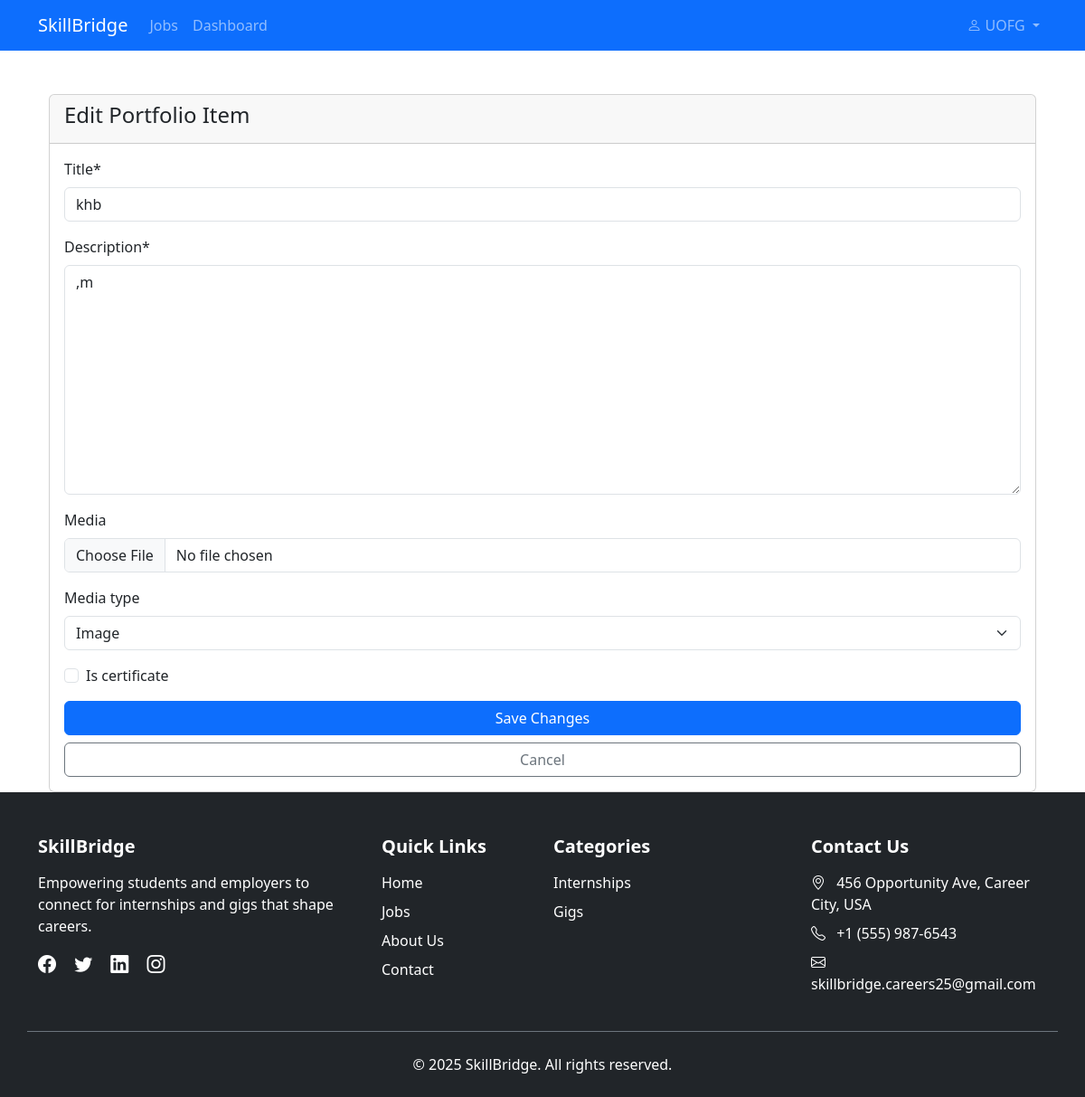
The app's page /accounts/portfolio/edit/1/ (signed in) with its own data.
### accounts/models.py (models this page shows, shortened)
class User(AbstractUser):
    is_student = models.BooleanField(default=False)
    is_employer = models.BooleanField(default=False)
    is_verified = models.BooleanField(default=False)

class StudentProfile(models.Model):
    user = models.OneToOneField(settings.AUTH_USER_MODEL, on_delete=models.CASCADE, primary_key=True)
    personal_email = models.EmailField(unique=True, blank=True, null=True)
    profile_picture = models.ImageField(upload_to='profile_pics/', blank=True, null=True)
    profile_picture_url = models.URLField(blank=True, null=True)
    bio = models.TextField(blank=True, null=True)
    location = models.CharField(max_length=100, blank=True, null=True)
    github_url = models.URLField(blank=True, null=True)
    personal_website = models.URLField(blank=True, null=True)
    resume = models.FileField(upload_to='resumes/', blank=True, null=True)
    skills = models.ManyToManyField(Skill, blank=True)
    work_preference = models.CharField(max_length=4, choices=[
        ('INT', 'Internship'), ('GIG', 'Gigs'), ('BOTH', 'Both')
    ], blank=True, null=True)
    availability = models.CharField(max_length=10, choices=[
        ('FULL', 'Full-time'), ('PART', 'Part-time'), ('FLEX', 'Flexible')
    ], blank=True, null=True)
    student_id_document = models.FileField(upload_to='student_ids/', blank=True, null=True)
    phone_regex = RegexValidator(
    regex=r'^\+\d{12}$',
    message="Phone number must be in the format: '+CCXXXXXXXXXX' (2-digit country code + 10-digit number)."
)
    phone_number = models.CharField(validators=[phone_regex], max_length=13, blank=True, null=True)
    university = models.CharField(max_length=200, blank=True, null=True)
    country = models.CharField(max_length=100, blank=True, null=True)
    student_id_verified = models.BooleanField(default=False)
    stripe_account_id = models.CharField(max_length=255, blank=True, help_text="Stripe Connect account ID for payments")
    is_approved = models.BooleanField(default=False)
    def admin_photo(self):
        if self.profile_picture:
            return mark_safe(f'<img src="{self.profile_picture.url}" width="100" />')
        return "No Image"
    admin_photo.short_description = 'Profile Picture'
    admin_photo.allow_tags = True
    @property
    def profile_picture_url(self):
        if self.profile_picture and hasattr(self.profile_picture, 'url'):
            return self.profile_picture.url
        return '/static/images/default-profile.jpg'

class PortfolioItem(models.Model):
    student = models.ForeignKey(StudentProfile, on_delete=models.CASCADE, related_name='portfolio_items')
    title = models.CharField(max_length=100)
    description = models.TextField()
    media = models.FileField(upload_to='portfolio_media/', blank=True, null=True)
    media_type = models.CharField(max_length=10, choices=[('image', 'Image'), ('video', 'Video'), ('other', 'Other')], blank=True)
    is_certificate = models.BooleanField(default=False)

### accounts/views.py (the view)
# urls.py: path('portfolio/edit/<int:id>/', views.edit_portfolio, name='edit_portfolio'),
@login_required
def edit_portfolio(request, id):
    portfolio_item = get_object_or_404(PortfolioItem, id=id, student__user=request.user)
    if request.method == 'POST':
        form = PortfolioForm(request.POST, request.FILES, instance=portfolio_item)
        if form.is_valid():
            form.save()
            messages.success(request, 'Portfolio item updated successfully.')
            return redirect('accounts:student_profile')
    else:
        form = PortfolioForm(instance=portfolio_item)
    return render(request, 'accounts/edit_portfolio.html', {'form': form})

### accounts/forms.py
class PortfolioForm(ModelForm):
    class Meta:
        model = PortfolioItem
        fields = ['title', 'description', 'media', 'media_type', 'is_certificate']
        widgets = {
            'title': forms.TextInput(attrs={'required': True}),
            'description': forms.Textarea(attrs={'required': True}),
            'media': forms.FileInput(attrs={'required': True}),
            'media_type': forms.Select(attrs={'required': True}),
        }

### jobs/context_processors.py (called while the page is built)
def user_ui_settings(request):
    ctx = {'dark_mode': False}
    if request.user.is_authenticated and hasattr(request.user, 'studentprofile'):
        settings_obj = getattr(request.user.studentprofile, 'settings', None)
        if settings_obj:
            ctx['dark_mode'] = bool(settings_obj.dark_mode)
    return ctx

### accounts/templates/accounts/edit_portfolio.html (shortened to what this page needs)
{% extends "base.html" %}
   {% load crispy_forms_tags %}
   {% block content %}
   <div class="container mt-5">
       <div class="card">
           <div class="card-header">
               <h4>Edit Portfolio Item</h4>
           </div>
           <div class="card-body">
               <form method="POST" enctype="multipart/form-data">
                   {{ form|crispy }}
                   <div class="d-grid gap-2">
                       <button type="submit" class="btn btn-primary">Save Changes</button>
                       <a href="{% url 'accounts:student_profile' %}" class="btn btn-outline-secondary">Cancel</a>
                   </div>
               </form>
           </div>
       </div>
   </div>
   {% endblock %}

### templates/base.html (shortened to what this page needs)
<!DOCTYPE html>
{% load static %}
<html lang="en">
<head>
    <link href="https://cdn.jsdelivr.net/npm/bootstrap@5.3.0/dist/css/bootstrap.min.css" rel="stylesheet">
    <link rel="stylesheet" href="https://cdn.jsdelivr.net/npm/bootstrap-icons@1.10.0/font/bootstrap-icons.css">
    <link rel="stylesheet" href="{% static 'css/main.css' %}">
</head>
<body {% if dark_mode %}
    data-bs-theme="dark" data-theme="dark"
    {% else %}
        data-bs-theme="light" data-theme="light"
    {% endif %}
    >
    <nav class="navbar navbar-expand-lg navbar-dark bg-primary">
        <div class="container">
            <a class="navbar-brand" href="{% url 'home' %}">SkillBridge</a>
            <div class="collapse navbar-collapse" id="navbarNav">
                <ul class="navbar-nav me-auto">
                    {% if not user.is_employer %}
                    <li class="nav-item">
                        <a class="nav-link" href="{% url 'jobs:job_list' %}">Jobs</a>
                    </li>
                    {% endif %}
                    {% if user.is_authenticated %}
                        {% if user.is_student %}
                            <li class="nav-item">
                                <a class="nav-link" href="{% url 'jobs:student_dashboard' %}">Dashboard</a>
                            </li>
                        {% elif user.is_employer %}
                            <li class="nav-item">
                                <a class="nav-link" href="{% url 'jobs:employer_dashboard' %}">Dashboard</a>
                            </li>
                        {% endif %}
                    {% endif %}
                </ul>
                <ul class="navbar-nav">
                    {% if user.is_authenticated %}
                        <li class="nav-item dropdown">
                            <a class="nav-link dropdown-toggle" href="#" role="button" data-bs-toggle="dropdown">
                                {% if user.is_student %}
                                    <i class="bi bi-person"></i> {{ user.studentprofile.university|default:"Student" }}
                                {% else %}
                                    <i class="bi bi-building"></i> {{ user.employerprofile.company_name|default:"Employer" }}
                                {% endif %}
                            </a>
                        </li>
                    {% endif %}
                </ul>
            </div>
        </div>
    </nav>
    <div class="container mt-4">
        {% block content %}{% endblock %}
    </div>
    <footer class="bg-dark text-white pt-5 pb-4">
        <div class="container">
            <div class="row g-4">
                <div class="col-md-4">
                    <h5 class="mb-3 fw-bold">SkillBridge</h5>
                    <p class="text-white-75">Empowering students and employers to connect for internships and gigs that shape careers.</p>
                    <div class="social-icons mt-3">
                        <a href="https://www.facebook.com/SkillBridgeOfficial" class="text-white me-3" target="_blank"><i class="bi bi-facebook fs-5"></i></a>
                        <a href="https://x.com/SkillBridgeHQ" class="text-white me-3" target="_blank"><i class="bi bi-twitter fs-5"></i></a>
                        <a href="https://www.linkedin.com/company/skillbridge" class="text-white me-3" target="_blank"><i class="bi bi-linkedin fs-5"></i></a>
                        <a href="https://www.instagram.com/SkillBridgeOfficial" class="text-white" target="_blank"><i class="bi bi-instagram fs-5"></i></a>
                    </div>
                </div>
                <div class="col-md-2">
                    <h5 class="mb-3 fw-bold">Quick Links</h5>
                    <ul class="list-unstyled">
                        <li class="mb-2"><a href="{% url 'home' %}" class="text-white text-decoration-none hover:text-primary">Home</a></li>
                        <li class="mb-2"><a href="{% url 'jobs:job_list' %}" class="text-white text-decoration-none hover:text-primary">Jobs</a></li>
                        <li class="mb-2"><a href="{% url 'about' %}" class="text-white text-decoration-none hover:text-primary">About Us</a></li>
                        <li class="mb-2"><a href="{% url 'contact' %}" class="text-white text-decoration-none hover:text-primary">Contact</a></li>
                    </ul>
                </div>
                <div class="col-md-3">
                    <h5 class="mb-3 fw-bold">Categories</h5>
                    <ul class="list-unstyled">
                        <li class="mb-2"><a href="{% url 'jobs:job_list' %}?job_type=INT" class="text-white text-decoration-none hover:text-primary">Internships</a></li>
                        <li class="mb-2"><a href="{% url 'jobs:job_list' %}?job_type=GIG" class="text-white text-decoration-none hover:text-primary">Gigs</a></li>
                    </ul>
                </div>
                <div class="col-md-3">
                    <h5 class="mb-3 fw-bold">Contact Us</h5>
                    <ul class="list-unstyled text-white-75">
                        <li class="mb-2"><i class="bi bi-geo-alt me-2"></i> 456 Opportunity Ave, Career City, USA</li>
                        <li class="mb-2"><i class="bi bi-telephone me-2"></i> +1 (555) 987-6543</li>
                        <li class="mb-2"><i class="bi bi-envelope me-2"></i> skillbridge.careers25@gmail.com</li>
                    </ul>
                </div>
            </div>
            <div class="row pt-4 mt-4 border-top border-secondary">
                <div class="col-12 text-center">
                    <p class="mb-0 text-white-75">&copy; 2025 SkillBridge. All rights reserved.</p>
                </div>
            </div>
        </div>
    </footer>
</body>
</html>

### static/css/main.css (style rules this page uses)
body { margin: 0; padding: 0; overflow-x: hidden; }

### records on screen
User: studentprofile.university "UOFG"
PortfolioItem: title "khb", description ",m", media_type "Image"
